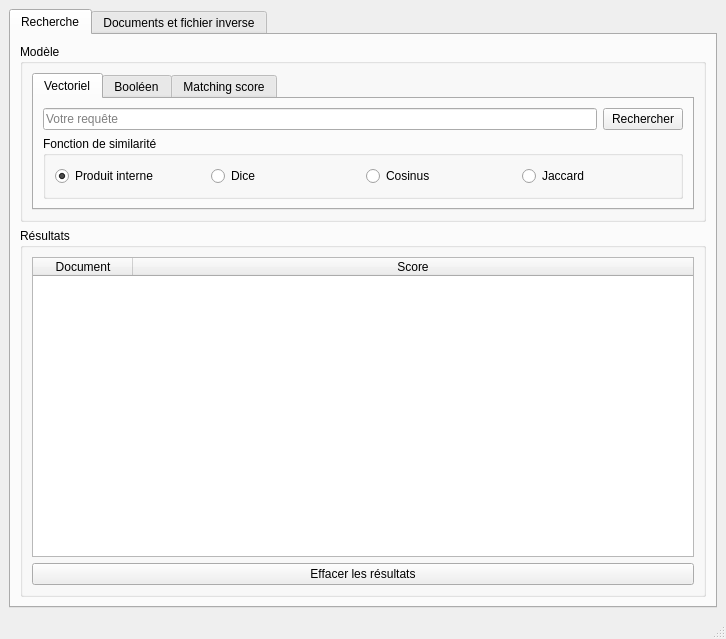
<?xml version="1.0" encoding="UTF-8"?>
<ui version="4.0">
 <class>MainWindow</class>
 <widget class="QMainWindow" name="MainWindow">
  <property name="geometry">
   <rect>
    <x>0</x>
    <y>0</y>
    <width>726</width>
    <height>639</height>
   </rect>
  </property>
  <property name="windowTitle">
   <string>Recherche d'informations - ABBAD &amp; ZEBOUCHI</string>
  </property>
  <property name="locale">
   <locale language="French" country="France"/>
  </property>
  <widget class="QWidget" name="centralwidget">
   <layout class="QHBoxLayout" name="horizontalLayout">
    <item>
     <widget class="QTabWidget" name="mainTabs">
      <property name="currentIndex">
       <number>0</number>
      </property>
      <widget class="QWidget" name="searchTab">
       <attribute name="title">
        <string>Recherche</string>
       </attribute>
       <layout class="QVBoxLayout" name="verticalLayout">
        <item>
         <widget class="QGroupBox" name="modelGroupBox">
          <property name="sizePolicy">
           <sizepolicy hsizetype="Preferred" vsizetype="Maximum">
            <horstretch>0</horstretch>
            <verstretch>0</verstretch>
           </sizepolicy>
          </property>
          <property name="title">
           <string>Modèle</string>
          </property>
          <layout class="QHBoxLayout" name="horizontalLayout_3">
           <item>
            <widget class="QTabWidget" name="tabWidget">
             <property name="tabPosition">
              <enum>QTabWidget::North</enum>
             </property>
             <property name="currentIndex">
              <number>0</number>
             </property>
             <widget class="QWidget" name="vectorTab">
              <attribute name="title">
               <string>Vectoriel</string>
              </attribute>
              <layout class="QVBoxLayout" name="verticalLayout_3">
               <item>
                <layout class="QHBoxLayout" name="vectorSearchLayout">
                 <item>
                  <widget class="QLineEdit" name="vectorSearchLineEdit">
                   <property name="placeholderText">
                    <string>Votre requête</string>
                   </property>
                  </widget>
                 </item>
                 <item>
                  <widget class="QPushButton" name="vectorSearchPushButton">
                   <property name="text">
                    <string>Rechercher</string>
                   </property>
                  </widget>
                 </item>
                </layout>
               </item>
               <item>
                <widget class="QGroupBox" name="vectorSimilarityGroupBox">
                 <property name="title">
                  <string>Fonction de similarité</string>
                 </property>
                 <layout class="QHBoxLayout" name="horizontalLayout_2">
                  <item>
                   <widget class="QRadioButton" name="innerProductRadioButton">
                    <property name="text">
                     <string>Produit interne</string>
                    </property>
                    <property name="checked">
                     <bool>true</bool>
                    </property>
                   </widget>
                  </item>
                  <item>
                   <widget class="QRadioButton" name="diceRadioButton">
                    <property name="text">
                     <string>Dice</string>
                    </property>
                   </widget>
                  </item>
                  <item>
                   <widget class="QRadioButton" name="cosRadioButton">
                    <property name="text">
                     <string>Cosinus</string>
                    </property>
                   </widget>
                  </item>
                  <item>
                   <widget class="QRadioButton" name="jaccardRadioButton">
                    <property name="text">
                     <string>Jaccard</string>
                    </property>
                   </widget>
                  </item>
                 </layout>
                </widget>
               </item>
              </layout>
             </widget>
             <widget class="QWidget" name="booleanTab">
              <attribute name="title">
               <string>Booléen</string>
              </attribute>
              <layout class="QVBoxLayout" name="verticalLayout_4">
               <item>
                <layout class="QHBoxLayout" name="booleanSearchLayout">
                 <item>
                  <widget class="QLineEdit" name="booleanSearchLineEdit">
                   <property name="placeholderText">
                    <string>Votre requête</string>
                   </property>
                  </widget>
                 </item>
                 <item>
                  <widget class="QPushButton" name="booleanSearchPushButton">
                   <property name="text">
                    <string>Rechercher</string>
                   </property>
                  </widget>
                 </item>
                </layout>
               </item>
               <item>
                <widget class="QLabel" name="booleanNoteLabel">
                 <property name="sizePolicy">
                  <sizepolicy hsizetype="Preferred" vsizetype="Preferred">
                   <horstretch>0</horstretch>
                   <verstretch>0</verstretch>
                  </sizepolicy>
                 </property>
                 <property name="text">
                  <string>&lt;html&gt;&lt;head/&gt;&lt;body&gt;&lt;p&gt;Les opérateurs booléen : &amp;amp; (et), | (ou), ~ (non).&lt;/p&gt;&lt;p&gt;Les parenthèses peuvent être utilisées pour indiquer la priorité.&lt;/p&gt;&lt;/body&gt;&lt;/html&gt;</string>
                 </property>
                </widget>
               </item>
              </layout>
             </widget>
             <widget class="QWidget" name="matchingScoreTab">
              <attribute name="title">
               <string>Matching score</string>
              </attribute>
              <layout class="QVBoxLayout" name="verticalLayout_5">
               <item>
                <layout class="QHBoxLayout" name="matchingScoreSearchLayout">
                 <item>
                  <widget class="QLineEdit" name="matchingScoreSearchLineEdit">
                   <property name="placeholderText">
                    <string>Votre requête</string>
                   </property>
                  </widget>
                 </item>
                 <item>
                  <widget class="QPushButton" name="matchingScoreSearchPushButton">
                   <property name="text">
                    <string>Rechercher</string>
                   </property>
                  </widget>
                 </item>
                </layout>
               </item>
              </layout>
             </widget>
            </widget>
           </item>
          </layout>
         </widget>
        </item>
        <item>
         <widget class="QGroupBox" name="ResultsGroupBox">
          <property name="sizePolicy">
           <sizepolicy hsizetype="Preferred" vsizetype="Preferred">
            <horstretch>0</horstretch>
            <verstretch>0</verstretch>
           </sizepolicy>
          </property>
          <property name="title">
           <string>Résultats</string>
          </property>
          <layout class="QVBoxLayout" name="verticalLayout_2">
           <item>
            <widget class="QTableWidget" name="resultsTableWidget">
             <property name="autoFillBackground">
              <bool>false</bool>
             </property>
             <property name="editTriggers">
              <set>QAbstractItemView::NoEditTriggers</set>
             </property>
             <property name="selectionMode">
              <enum>QAbstractItemView::SingleSelection</enum>
             </property>
             <property name="selectionBehavior">
              <enum>QAbstractItemView::SelectRows</enum>
             </property>
             <property name="sortingEnabled">
              <bool>true</bool>
             </property>
             <attribute name="horizontalHeaderCascadingSectionResizes">
              <bool>false</bool>
             </attribute>
             <attribute name="horizontalHeaderStretchLastSection">
              <bool>true</bool>
             </attribute>
             <column>
              <property name="text">
               <string>Document</string>
              </property>
             </column>
             <column>
              <property name="text">
               <string>Score</string>
              </property>
             </column>
            </widget>
           </item>
           <item>
            <widget class="QPushButton" name="clearResultsPushButton">
             <property name="text">
              <string>Effacer les résultats</string>
             </property>
            </widget>
           </item>
          </layout>
         </widget>
        </item>
       </layout>
      </widget>
      <widget class="QWidget" name="inverseFileTab">
       <attribute name="title">
        <string>Documents et fichier inverse</string>
       </attribute>
       <layout class="QVBoxLayout" name="verticalLayout_6">
        <item>
         <widget class="QGroupBox" name="cacmDocumentsGroupBox">
          <property name="title">
           <string>Documents CACM</string>
          </property>
          <layout class="QGridLayout" name="gridLayout">
           <item row="0" column="0">
            <widget class="QLabel" name="cacmAllFileLabel">
             <property name="text">
              <string>Fichier &lt;code&gt;cacm.all&lt;/code&gt;</string>
             </property>
            </widget>
           </item>
           <item row="0" column="1">
            <widget class="QLineEdit" name="cacmAllFileLineEdit">
             <property name="placeholderText">
              <string>Chemin du fichier</string>
             </property>
            </widget>
           </item>
           <item row="3" column="0">
            <widget class="QLabel" name="qrelsFileLabel">
             <property name="text">
              <string>Fichier &lt;code&gt;qrels.text&lt;/code&gt;</string>
             </property>
            </widget>
           </item>
           <item row="1" column="0">
            <widget class="QLabel" name="commonWordsFileLabel">
             <property name="text">
              <string>Fichier &lt;code&gt;common_words&lt;/code&gt;</string>
             </property>
            </widget>
           </item>
           <item row="2" column="1">
            <widget class="QLineEdit" name="queryFileLineEdit">
             <property name="placeholderText">
              <string>Chemin du fichier</string>
             </property>
            </widget>
           </item>
           <item row="1" column="1">
            <widget class="QLineEdit" name="commonWordsFileLineEdit">
             <property name="placeholderText">
              <string>Chemin du fichier</string>
             </property>
            </widget>
           </item>
           <item row="2" column="0">
            <widget class="QLabel" name="queryFileLabel">
             <property name="text">
              <string>Fichier &lt;code&gt;query.text&lt;/code&gt;</string>
             </property>
            </widget>
           </item>
           <item row="3" column="1">
            <widget class="QLineEdit" name="qrelsFileLineEdit">
             <property name="placeholderText">
              <string>Chemin du fichier</string>
             </property>
            </widget>
           </item>
          </layout>
         </widget>
        </item>
        <item>
         <widget class="QGroupBox" name="loadInverseFileGroupBox">
          <property name="title">
           <string>Charger un fichier inverse</string>
          </property>
          <layout class="QHBoxLayout" name="horizontalLayout_4">
           <item>
            <widget class="QLineEdit" name="loadInverseFileLineEdit">
             <property name="placeholderText">
              <string>Chemin du fichier</string>
             </property>
            </widget>
           </item>
           <item>
            <widget class="QPushButton" name="loadInveseFilePushButton">
             <property name="text">
              <string>Sélectionner</string>
             </property>
            </widget>
           </item>
          </layout>
         </widget>
        </item>
        <item>
         <widget class="QGroupBox" name="saveInverseFileGroupBox">
          <property name="enabled">
           <bool>true</bool>
          </property>
          <property name="title">
           <string>Sauvegarder un fichier inverse</string>
          </property>
          <layout class="QVBoxLayout" name="verticalLayout_7">
           <item>
            <layout class="QHBoxLayout" name="saveInverseFileFieldLayout">
             <item>
              <widget class="QLineEdit" name="saveInverseFileLineEdit">
               <property name="placeholderText">
                <string>Chemin du fichier</string>
               </property>
              </widget>
             </item>
             <item>
              <widget class="QPushButton" name="saveInveseFilePushButton">
               <property name="text">
                <string>Sélectionner</string>
               </property>
              </widget>
             </item>
             <item>
              <widget class="QPushButton" name="saveInverseFileGeneratePushButton">
               <property name="text">
                <string>Générer</string>
               </property>
              </widget>
             </item>
            </layout>
           </item>
           <item>
            <widget class="QGroupBox" name="saveInverseFileFormulaGroupBox">
             <property name="title">
              <string>Formule de pondération</string>
             </property>
             <layout class="QHBoxLayout" name="saveInvefrseFileChoiceLayout">
              <item>
               <widget class="QRadioButton" name="saveInverseFileTfIdfRadioButton">
                <property name="enabled">
                 <bool>true</bool>
                </property>
                <property name="text">
                 <string>Tf-Idf</string>
                </property>
                <property name="checked">
                 <bool>true</bool>
                </property>
               </widget>
              </item>
              <item>
               <widget class="QRadioButton" name="saveInverseFileFrequencyRadioButton">
                <property name="text">
                 <string>Fréquence simple</string>
                </property>
                <property name="checked">
                 <bool>false</bool>
                </property>
               </widget>
              </item>
             </layout>
            </widget>
           </item>
          </layout>
         </widget>
        </item>
       </layout>
      </widget>
     </widget>
    </item>
   </layout>
  </widget>
  <widget class="QMenuBar" name="menubar">
   <property name="geometry">
    <rect>
     <x>0</x>
     <y>0</y>
     <width>726</width>
     <height>37</height>
    </rect>
   </property>
  </widget>
  <widget class="QStatusBar" name="statusbar">
   <property name="statusTip">
    <string/>
   </property>
  </widget>
 </widget>
 <resources/>
 <connections/>
</ui>
